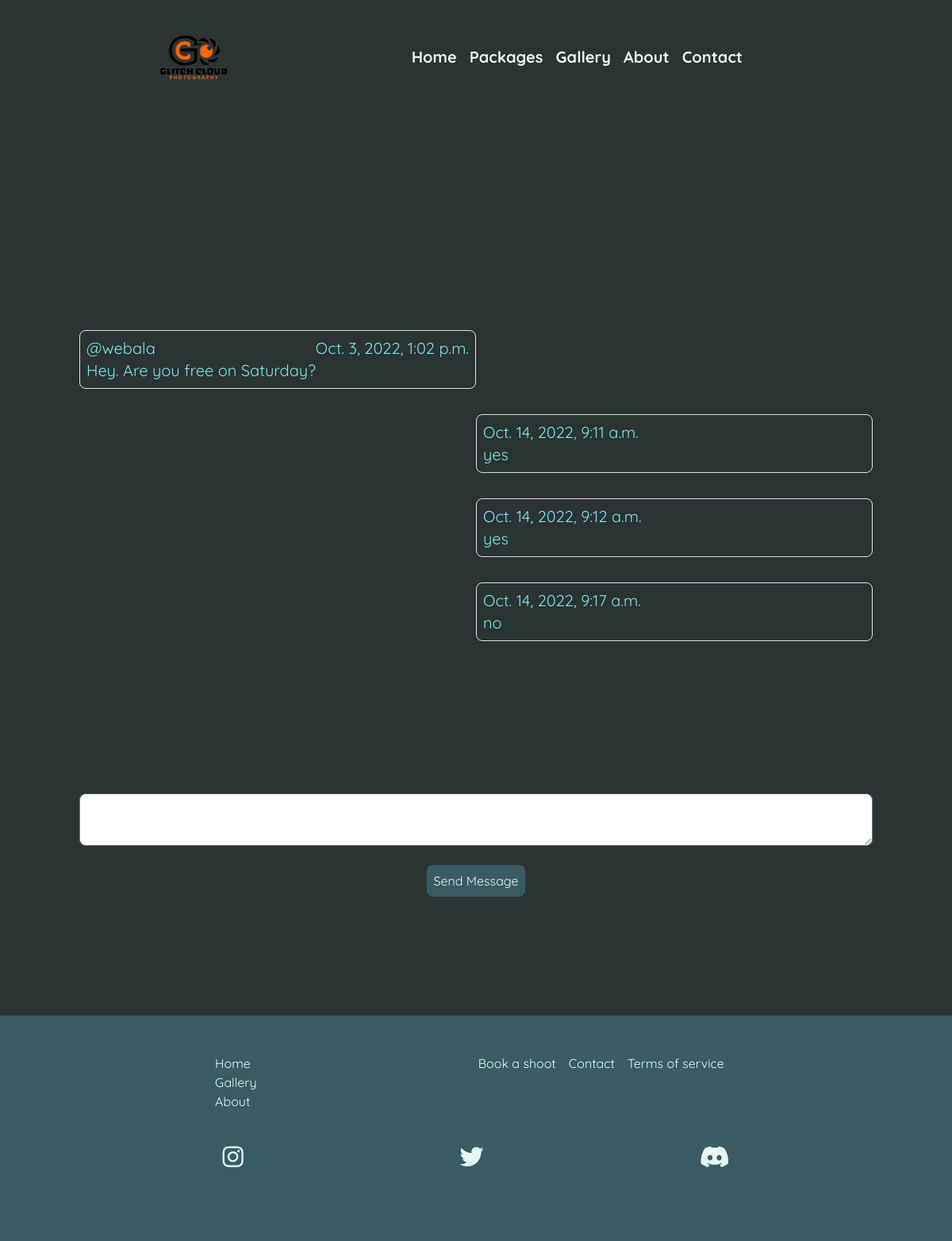
The page /dashboard/message/1 (signed in) on the database as committed earlier.
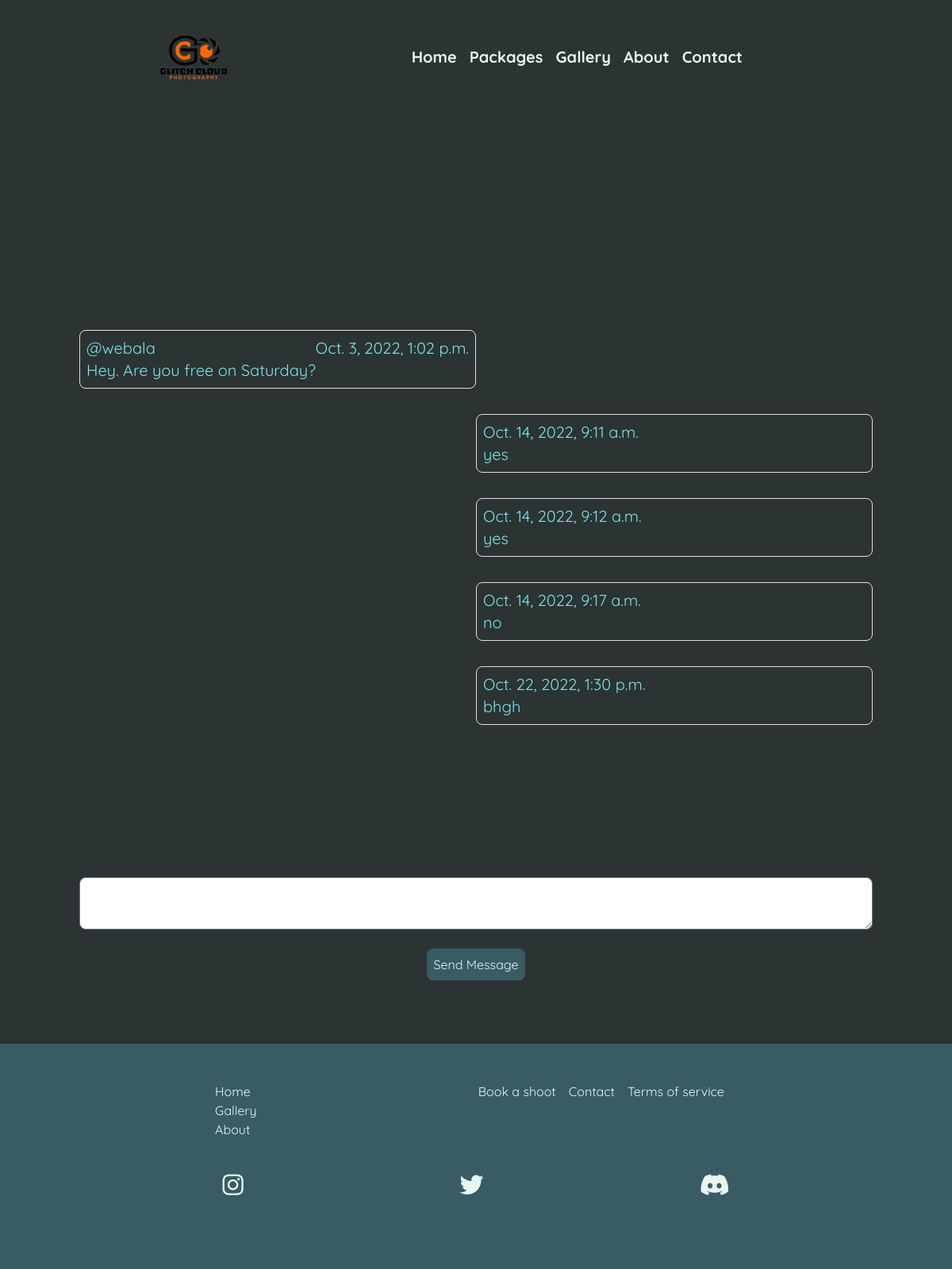
The same page on the database as committed later.
### shop/models.py (models this page shows)
class MyMessage(models.Model):
    replied_message = models.ForeignKey(Message, on_delete=models.CASCADE, null=True)
    message = models.CharField(max_length=300)
    date = models.DateTimeField(auto_now_add=True)

### dashboard/views.py (the view)
# urls.py: path("message/<int:pk>", MessageDetail.as_view(), name="message-detail"),
class MessageDetail(LoginRequiredMixin, DetailView):
    model = Message
    template_name: str = "message.html"
    context_object_name: str = "client_message"
    def get_context_data(self, **kwargs):
        context =  super().get_context_data(**kwargs)
        message = super().get_object()
        replies = MyMessage.objects.filter(replied_message=message)
        context['replies'] = replies
        reply_form = MyMessageForm()
        context['form'] = reply_form
        return context
    def get_object(self, queryset=None):
        message =  super().get_object(queryset)
        if not message.read:
            message.read = True
            message.save()
        return message

### shop/forms.py
class MyMessageForm(forms.ModelForm):
    replied_message_id = forms.IntegerField()
    class Meta:
        model = MyMessage
        fields = ['message', 'replied_message_id']

### dashboard/templates/message.html (shortened to what this page needs)
{% extends 'base.html' %}
{% block content %}
<section class="shoot-detail min-h-screen justify-evenly  mt-20 w-full">
    <div class="w-full flex justify-start">
        <div
            class="flex flex-col text-xl md:w-1/2 border my-3 p-2 hover:cursor-pointer border-backgroundSecondary rounded-lg {% if not message.read %} text-textSecondary {% else %} text-textPrimary {% endif %}">
            <div class="flex justify-between">
                <p>@{{client_message.name}}</p>
                <p>{{client_message.date}}</p>
            </div>
            <div>
                <p>{{client_message.message}}</p>
            </div>
        </div>
    </div>
    <div class="w-full flex flex-col items-end ">
        {% for reply in replies %}
            <div
                class="flex flex-col text-xl md:w-1/2 border my-3 p-2 hover:cursor-pointer border-backgroundSecondary rounded-lg {% if not message.read %} text-textSecondary {% else %} text-textPrimary {% endif %}">
                <div class="flex justify-between">
                    <p>{{reply.date}}</p>
                </div>
                <div>
                    <p>{{reply.message}}</p>
                </div>
            </div>
        {% endfor %}
    </div>
    <form id="reply_message_form" action="/dashboard/message/reply" method="post" class="w-full flex flex-col items-center mt-44">{% csrf_token %}
        <div class="w-full flex justify-center">
            <textarea required name="my_message" id="my_message" type="text" class="w-full xl:w-1/2 rounded-lg text-black font-bold"></textarea>
        </div>
        <button type="submit" class="bg-backgroundSecondary p-2 mt-4 rounded-lg">Send Message</button>
    </form>
</section>
{% endblock %}

Rows that differ between the two databases and show on the page:
added MyMessage: date "Oct. 22, 2022, 1:30 p.m.", message "bhgh"
